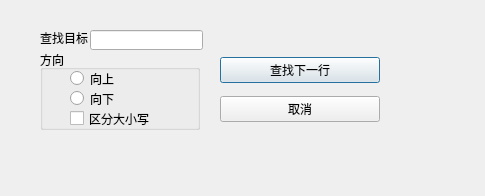
<?xml version="1.0" encoding="UTF-8"?>
<ui version="4.0">
 <class>checkBUTTON</class>
 <widget class="QDialog" name="checkBUTTON">
  <property name="geometry">
   <rect>
    <x>0</x>
    <y>0</y>
    <width>485</width>
    <height>196</height>
   </rect>
  </property>
  <property name="windowTitle">
   <string>查找</string>
  </property>
  <property name="toolTip">
   <string extracomment="查找"/>
  </property>
  <widget class="QLabel" name="label">
   <property name="geometry">
    <rect>
     <x>40</x>
     <y>30</y>
     <width>61</width>
     <height>16</height>
    </rect>
   </property>
   <property name="text">
    <string>查找目标：</string>
   </property>
  </widget>
  <widget class="QLineEdit" name="lineEdit">
   <property name="geometry">
    <rect>
     <x>90</x>
     <y>30</y>
     <width>113</width>
     <height>20</height>
    </rect>
   </property>
  </widget>
  <widget class="QWidget" name="verticalLayoutWidget">
   <property name="geometry">
    <rect>
     <x>220</x>
     <y>50</y>
     <width>160</width>
     <height>80</height>
    </rect>
   </property>
   <layout class="QVBoxLayout" name="verticalLayout">
    <item>
     <widget class="QPushButton" name="pushButton">
      <property name="text">
       <string>查找下一行</string>
      </property>
     </widget>
    </item>
    <item>
     <widget class="QPushButton" name="pushButton_2">
      <property name="text">
       <string>取消</string>
      </property>
     </widget>
    </item>
   </layout>
  </widget>
  <widget class="QWidget" name="horizontalLayoutWidget">
   <property name="geometry">
    <rect>
     <x>40</x>
     <y>50</y>
     <width>160</width>
     <height>80</height>
    </rect>
   </property>
   <layout class="QHBoxLayout" name="horizontalLayout">
    <item>
     <widget class="QGroupBox" name="groupBox">
      <property name="title">
       <string>方向</string>
      </property>
      <widget class="QRadioButton" name="radioButton">
       <property name="geometry">
        <rect>
         <x>30</x>
         <y>20</y>
         <width>72</width>
         <height>17</height>
        </rect>
       </property>
       <property name="text">
        <string>向上</string>
       </property>
      </widget>
      <widget class="QRadioButton" name="radioButton_2">
       <property name="geometry">
        <rect>
         <x>30</x>
         <y>40</y>
         <width>72</width>
         <height>17</height>
        </rect>
       </property>
       <property name="text">
        <string>向下</string>
       </property>
      </widget>
      <widget class="QCheckBox" name="checkBox">
       <property name="geometry">
        <rect>
         <x>30</x>
         <y>60</y>
         <width>81</width>
         <height>17</height>
        </rect>
       </property>
       <property name="text">
        <string>区分大小写</string>
       </property>
      </widget>
     </widget>
    </item>
   </layout>
  </widget>
 </widget>
 <resources/>
 <connections/>
</ui>
